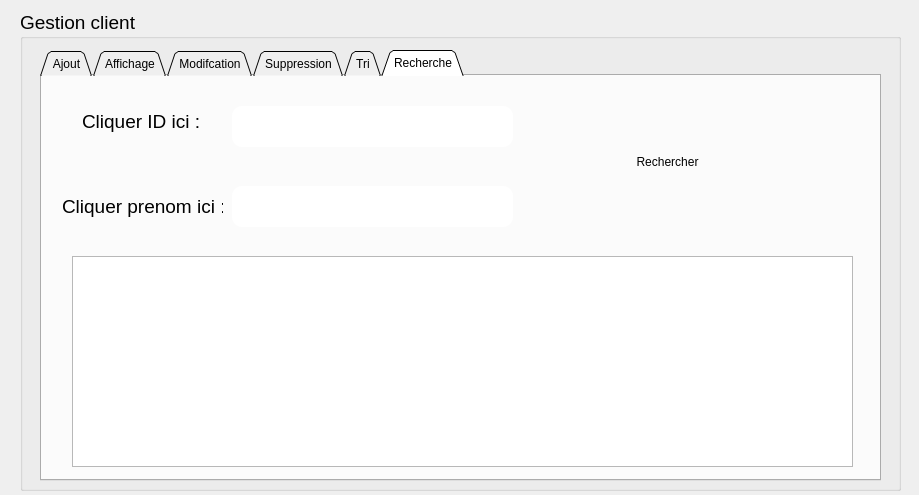
<?xml version="1.0" encoding="UTF-8"?>
<ui version="4.0">
 <class>client_page</class>
 <widget class="QDialog" name="client_page">
  <property name="geometry">
   <rect>
    <x>0</x>
    <y>0</y>
    <width>919</width>
    <height>495</height>
   </rect>
  </property>
  <property name="font">
   <font>
    <pointsize>14</pointsize>
   </font>
  </property>
  <property name="windowTitle">
   <string>Smart cinema</string>
  </property>
  <property name="styleSheet">
   <string notr="true">border-image: url(:/new/prefix3/beige.jpg);</string>
  </property>
  <widget class="QGroupBox" name="groupBox">
   <property name="geometry">
    <rect>
     <x>20</x>
     <y>10</y>
     <width>881</width>
     <height>481</height>
    </rect>
   </property>
   <property name="font">
    <font>
     <pointsize>14</pointsize>
    </font>
   </property>
   <property name="styleSheet">
    <string notr="true">border-image: url(:/new/prefix3/orange.png);</string>
   </property>
   <property name="title">
    <string>Gestion client</string>
   </property>
   <widget class="QTabWidget" name="tabWidget">
    <property name="geometry">
     <rect>
      <x>20</x>
      <y>40</y>
      <width>841</width>
      <height>431</height>
     </rect>
    </property>
    <property name="font">
     <font>
      <pointsize>9</pointsize>
     </font>
    </property>
    <property name="styleSheet">
     <string notr="true">border-image: url(:/new/prefix2/marron.jpg);</string>
    </property>
    <property name="tabShape">
     <enum>QTabWidget::Triangular</enum>
    </property>
    <property name="currentIndex">
     <number>5</number>
    </property>
    <widget class="QWidget" name="tab">
     <attribute name="title">
      <string>Ajout</string>
     </attribute>
     <widget class="QLabel" name="name">
      <property name="geometry">
       <rect>
        <x>40</x>
        <y>20</y>
        <width>121</width>
        <height>51</height>
       </rect>
      </property>
      <property name="styleSheet">
       <string notr="true">border-radius : 10px ;
font: 14pt &quot;MS Shell Dlg 2&quot;;

</string>
      </property>
      <property name="text">
       <string>Prenom:</string>
      </property>
     </widget>
     <widget class="QLabel" name="lastname">
      <property name="geometry">
       <rect>
        <x>40</x>
        <y>110</y>
        <width>121</width>
        <height>51</height>
       </rect>
      </property>
      <property name="styleSheet">
       <string notr="true">border-radius : 10px ;
font: 14pt &quot;MS Shell Dlg 2&quot;;
</string>
      </property>
      <property name="text">
       <string>Nom :</string>
      </property>
     </widget>
     <widget class="QLabel" name="id">
      <property name="geometry">
       <rect>
        <x>40</x>
        <y>190</y>
        <width>121</width>
        <height>51</height>
       </rect>
      </property>
      <property name="styleSheet">
       <string notr="true">border-radius : 10px ;
font: 14pt &quot;MS Shell Dlg 2&quot;;
</string>
      </property>
      <property name="text">
       <string>ID :</string>
      </property>
     </widget>
     <widget class="QLineEdit" name="lineEdit_name">
      <property name="geometry">
       <rect>
        <x>200</x>
        <y>20</y>
        <width>113</width>
        <height>51</height>
       </rect>
      </property>
      <property name="styleSheet">
       <string notr="true">border-radius : 10px ;
font: 14pt &quot;MS Shell Dlg 2&quot;;
border-image: whit</string>
      </property>
     </widget>
     <widget class="QLineEdit" name="lineEdit_last_name">
      <property name="geometry">
       <rect>
        <x>200</x>
        <y>110</y>
        <width>113</width>
        <height>51</height>
       </rect>
      </property>
      <property name="styleSheet">
       <string notr="true">border-radius : 10px ;
font: 14pt &quot;MS Shell Dlg 2&quot;;
border-image: whit</string>
      </property>
     </widget>
     <widget class="QLineEdit" name="lineEdit_id">
      <property name="geometry">
       <rect>
        <x>200</x>
        <y>190</y>
        <width>113</width>
        <height>51</height>
       </rect>
      </property>
      <property name="styleSheet">
       <string notr="true">border-radius : 10px ;
font: 14pt &quot;MS Shell Dlg 2&quot;;
border-image: whit</string>
      </property>
     </widget>
     <widget class="QLabel" name="label_4">
      <property name="geometry">
       <rect>
        <x>370</x>
        <y>20</y>
        <width>161</width>
        <height>51</height>
       </rect>
      </property>
      <property name="styleSheet">
       <string notr="true">border-radius : 10px ;
font: 14pt &quot;MS Shell Dlg 2&quot;;
</string>
      </property>
      <property name="text">
       <string>Numero du ticket :</string>
      </property>
     </widget>
     <widget class="QLabel" name="label_5">
      <property name="geometry">
       <rect>
        <x>400</x>
        <y>190</y>
        <width>121</width>
        <height>51</height>
       </rect>
      </property>
      <property name="styleSheet">
       <string notr="true">border-radius : 10px ;
font: 14pt &quot;MS Shell Dlg 2&quot;;
</string>
      </property>
      <property name="text">
       <string>Age :</string>
      </property>
     </widget>
     <widget class="QLabel" name="label_6">
      <property name="geometry">
       <rect>
        <x>400</x>
        <y>100</y>
        <width>121</width>
        <height>51</height>
       </rect>
      </property>
      <property name="styleSheet">
       <string notr="true">border-radius : 10px ;
font: 14pt &quot;MS Shell Dlg 2&quot;;
</string>
      </property>
      <property name="text">
       <string>Email :</string>
      </property>
     </widget>
     <widget class="QLineEdit" name="lineEdit_number">
      <property name="geometry">
       <rect>
        <x>570</x>
        <y>20</y>
        <width>113</width>
        <height>51</height>
       </rect>
      </property>
      <property name="styleSheet">
       <string notr="true">border-radius : 10px ;
font: 14pt &quot;MS Shell Dlg 2&quot;;
border-image: whit</string>
      </property>
     </widget>
     <widget class="QLineEdit" name="lineEdit_email">
      <property name="geometry">
       <rect>
        <x>570</x>
        <y>100</y>
        <width>113</width>
        <height>51</height>
       </rect>
      </property>
      <property name="styleSheet">
       <string notr="true">border-radius : 10px ;
font: 14pt &quot;MS Shell Dlg 2&quot;;
border-image: whit</string>
      </property>
     </widget>
     <widget class="QLineEdit" name="lineEdit_age">
      <property name="geometry">
       <rect>
        <x>570</x>
        <y>190</y>
        <width>113</width>
        <height>51</height>
       </rect>
      </property>
      <property name="styleSheet">
       <string notr="true">border-radius : 10px ;
font: 14pt &quot;MS Shell Dlg 2&quot;;
border-image: whit</string>
      </property>
     </widget>
     <widget class="QPushButton" name="pushButton">
      <property name="geometry">
       <rect>
        <x>310</x>
        <y>330</y>
        <width>161</width>
        <height>41</height>
       </rect>
      </property>
      <property name="styleSheet">
       <string notr="true">border-radius : 10px ;
font: 14pt &quot;MS Shell Dlg 2&quot;;
border-image: url(:/new/prefix3/orange.png);</string>
      </property>
      <property name="text">
       <string>Confirmer</string>
      </property>
     </widget>
    </widget>
    <widget class="QWidget" name="tab_2">
     <attribute name="title">
      <string>Affichage</string>
     </attribute>
     <widget class="QTableView" name="tableView">
      <property name="geometry">
       <rect>
        <x>20</x>
        <y>20</y>
        <width>801</width>
        <height>281</height>
       </rect>
      </property>
      <property name="styleSheet">
       <string notr="true">border-image: whit</string>
      </property>
     </widget>
     <widget class="QPushButton" name="pushButton_2">
      <property name="geometry">
       <rect>
        <x>320</x>
        <y>330</y>
        <width>191</width>
        <height>41</height>
       </rect>
      </property>
      <property name="styleSheet">
       <string notr="true">border-radius : 10px ;
font: 14pt &quot;MS Shell Dlg 2&quot;;
border-image: url(:/new/prefix3/orange.png);</string>
      </property>
      <property name="text">
       <string>Afficher</string>
      </property>
     </widget>
    </widget>
    <widget class="QWidget" name="tab_3">
     <attribute name="title">
      <string>Modifcation</string>
     </attribute>
     <widget class="QLineEdit" name="lineEdit_id_edit">
      <property name="geometry">
       <rect>
        <x>200</x>
        <y>80</y>
        <width>381</width>
        <height>41</height>
       </rect>
      </property>
      <property name="styleSheet">
       <string notr="true">border-radius : 10px ;
font: 14pt &quot;MS Shell Dlg 2&quot;;
border-image: whit</string>
      </property>
     </widget>
     <widget class="QPushButton" name="pushButton_confi_edit">
      <property name="geometry">
       <rect>
        <x>280</x>
        <y>180</y>
        <width>211</width>
        <height>41</height>
       </rect>
      </property>
      <property name="styleSheet">
       <string notr="true">border-radius : 10px ;
font: 14pt &quot;MS Shell Dlg 2&quot;;
border-image: url(:/new/prefix3/orange.png);</string>
      </property>
      <property name="text">
       <string>Rechercher</string>
      </property>
     </widget>
     <widget class="QLabel" name="id_2">
      <property name="geometry">
       <rect>
        <x>140</x>
        <y>70</y>
        <width>51</width>
        <height>51</height>
       </rect>
      </property>
      <property name="styleSheet">
       <string notr="true">border-radius : 10px ;
font: 14pt &quot;MS Shell Dlg 2&quot;;
</string>
      </property>
      <property name="text">
       <string>ID :</string>
      </property>
     </widget>
    </widget>
    <widget class="QWidget" name="tab_4">
     <attribute name="title">
      <string>Suppression</string>
     </attribute>
     <widget class="QLineEdit" name="lineEdit_id_delete">
      <property name="geometry">
       <rect>
        <x>240</x>
        <y>40</y>
        <width>381</width>
        <height>51</height>
       </rect>
      </property>
      <property name="styleSheet">
       <string notr="true">border-radius : 10px ;
font: 14pt &quot;MS Shell Dlg 2&quot;;
border-image: whit</string>
      </property>
      <property name="text">
       <string/>
      </property>
     </widget>
     <widget class="QPushButton" name="pushButton_conif_delete">
      <property name="geometry">
       <rect>
        <x>320</x>
        <y>150</y>
        <width>201</width>
        <height>41</height>
       </rect>
      </property>
      <property name="styleSheet">
       <string notr="true">border-radius : 10px ;
font: 14pt &quot;MS Shell Dlg 2&quot;;
border-image: url(:/new/prefix3/orange.png);</string>
      </property>
      <property name="text">
       <string>Supprimer</string>
      </property>
     </widget>
     <widget class="QLabel" name="id_3">
      <property name="geometry">
       <rect>
        <x>160</x>
        <y>40</y>
        <width>51</width>
        <height>51</height>
       </rect>
      </property>
      <property name="styleSheet">
       <string notr="true">border-radius : 10px ;
font: 14pt &quot;MS Shell Dlg 2&quot;;
</string>
      </property>
      <property name="text">
       <string>ID :</string>
      </property>
     </widget>
    </widget>
    <widget class="QWidget" name="tab_5">
     <attribute name="title">
      <string>Tri</string>
     </attribute>
     <widget class="QPushButton" name="pushButton_confirm_tri">
      <property name="geometry">
       <rect>
        <x>90</x>
        <y>40</y>
        <width>131</width>
        <height>41</height>
       </rect>
      </property>
      <property name="styleSheet">
       <string notr="true">border-radius : 10px ;
font: 14pt &quot;MS Shell Dlg 2&quot;;
border-image: url(:/new/prefix3/orange.png);</string>
      </property>
      <property name="text">
       <string>Trier selon : </string>
      </property>
     </widget>
     <widget class="QTableView" name="tableView_trie_client">
      <property name="geometry">
       <rect>
        <x>30</x>
        <y>110</y>
        <width>781</width>
        <height>281</height>
       </rect>
      </property>
      <property name="styleSheet">
       <string notr="true">border-image: whit</string>
      </property>
     </widget>
     <widget class="QComboBox" name="comboBox_tri_client_nom">
      <property name="geometry">
       <rect>
        <x>220</x>
        <y>40</y>
        <width>351</width>
        <height>41</height>
       </rect>
      </property>
      <property name="styleSheet">
       <string notr="true">border-image: whit</string>
      </property>
     </widget>
    </widget>
    <widget class="QWidget" name="tab_6">
     <attribute name="title">
      <string>Recherche</string>
     </attribute>
     <widget class="QPushButton" name="pushButton_search">
      <property name="geometry">
       <rect>
        <x>560</x>
        <y>60</y>
        <width>131</width>
        <height>51</height>
       </rect>
      </property>
      <property name="styleSheet">
       <string notr="true">border-radius : 10px ;
font: 14pt &quot;MS Shell Dlg 2&quot;;
border-image: url(:/new/prefix3/orange.png);</string>
      </property>
      <property name="text">
       <string>Rechercher</string>
      </property>
     </widget>
     <widget class="QLineEdit" name="lineEdit_search_id">
      <property name="geometry">
       <rect>
        <x>190</x>
        <y>30</y>
        <width>281</width>
        <height>41</height>
       </rect>
      </property>
      <property name="styleSheet">
       <string notr="true">border-radius : 10px ;
font: 14pt &quot;MS Shell Dlg 2&quot;;
color: rgb(0, 0, 127);
border-image: whit</string>
      </property>
      <property name="text">
       <string/>
      </property>
     </widget>
     <widget class="QLineEdit" name="lineEdit_search_name">
      <property name="geometry">
       <rect>
        <x>190</x>
        <y>110</y>
        <width>281</width>
        <height>41</height>
       </rect>
      </property>
      <property name="styleSheet">
       <string notr="true">border-radius : 10px ;
font: 14pt &quot;MS Shell Dlg 2&quot;;
color: rgb(0, 0, 127);
border-image: whit</string>
      </property>
      <property name="text">
       <string/>
      </property>
     </widget>
     <widget class="QTableView" name="tableView_search">
      <property name="geometry">
       <rect>
        <x>30</x>
        <y>180</y>
        <width>781</width>
        <height>211</height>
       </rect>
      </property>
      <property name="styleSheet">
       <string notr="true">border-image: whit</string>
      </property>
     </widget>
     <widget class="QLabel" name="label_2">
      <property name="geometry">
       <rect>
        <x>40</x>
        <y>30</y>
        <width>121</width>
        <height>31</height>
       </rect>
      </property>
      <property name="font">
       <font>
        <pointsize>14</pointsize>
       </font>
      </property>
      <property name="styleSheet">
       <string notr="true"/>
      </property>
      <property name="text">
       <string>Cliquer ID ici :</string>
      </property>
     </widget>
     <widget class="QLabel" name="label_3">
      <property name="geometry">
       <rect>
        <x>20</x>
        <y>120</y>
        <width>161</width>
        <height>21</height>
       </rect>
      </property>
      <property name="font">
       <font>
        <pointsize>14</pointsize>
       </font>
      </property>
      <property name="styleSheet">
       <string notr="true"/>
      </property>
      <property name="text">
       <string>Cliquer prenom ici :</string>
      </property>
     </widget>
    </widget>
   </widget>
  </widget>
 </widget>
 <resources/>
 <connections/>
</ui>
